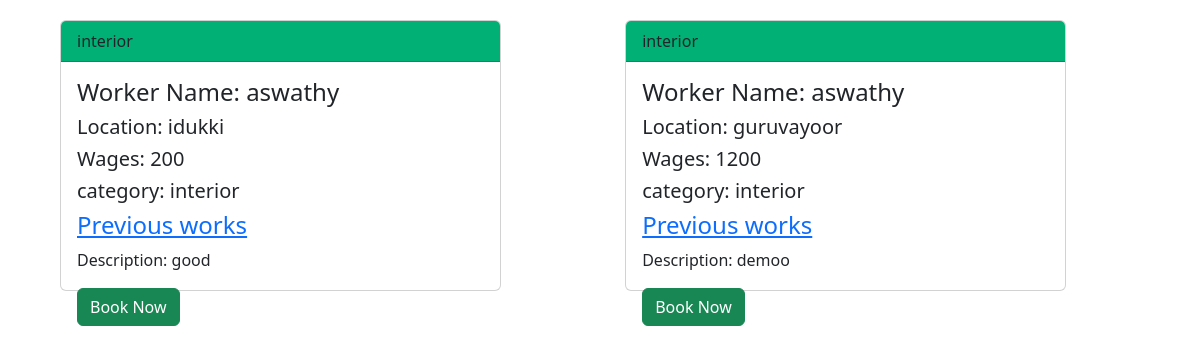
Page /category_jobs/interior/ on the committed database.
### myapp/models.py (models this page shows)
class Jobposting(models.Model):
     jobname=models.CharField(max_length=20)
     location=models.CharField(max_length=20)
     email=models.CharField(max_length=20)
     username=models.CharField(max_length=20)
     dailywages=models.CharField(max_length=20)
     description=models.CharField(max_length=200)
     category = models.CharField(max_length=50)

### myapp/views.py (the view)
# urls.py: path('category_jobs/<str:category>/', views.category_jobs, name='category_jobs'),
def category_jobs(request,category):
    jobs = Jobposting.objects.filter(category=category)
    return render(request, 'category_jobs.html', {'jobs': jobs, 'category': category})

### myapp/templates/category_jobs.html (shortened to what this page needs)
<!doctype html>
<html lang="en">
  <head>
    <link href="https://cdn.jsdelivr.net/npm/bootstrap@5.3.2/dist/css/bootstrap.min.css" rel="stylesheet">
  </head>
  <body>
    {% for job in jobs %}
      <div class="card">
        <div class="card-header">
          {{ job.jobname }}
        </div>
        <div class="card-body">
          <h4 class="card-title">Worker Name: {{job.username}}</a></h4>
          <h5 class="card-title">Location: {{ job.location }}</h5>
          <h5 class="card-title">Wages: {{ job.dailywages }}</h5>
          <h5 class="card-title">category: {{ category }}</h5>
          <h4 class="card-title"> <a href="{% url 'listworks' name=job.username %}">Previous works </a></h4>
          <p class="card-text">Description: {{ job.description }}</p>
          <a href="{% url 'worker_booking' workername=job.username %}" class="btn btn-success">Book Now</a>
        </div>
      </div>
    {% endfor %}
  </body>
</html>

### myapp/templates/category_jobs.html (style rules this page uses)
.card-header { background-color: #00B074 !important; }
.card { width: 441px; height: 271px; display: inline-block; margin: 20px 60px; }

### rows in the picture
Jobposting: jobname "interior", username "aswathy", location "idukki", dailywages "200", category "interior", description "good"
Jobposting: jobname "interior", username "aswathy", location "guruvayoor", dailywages "1200", category "interior", description "demoo"
